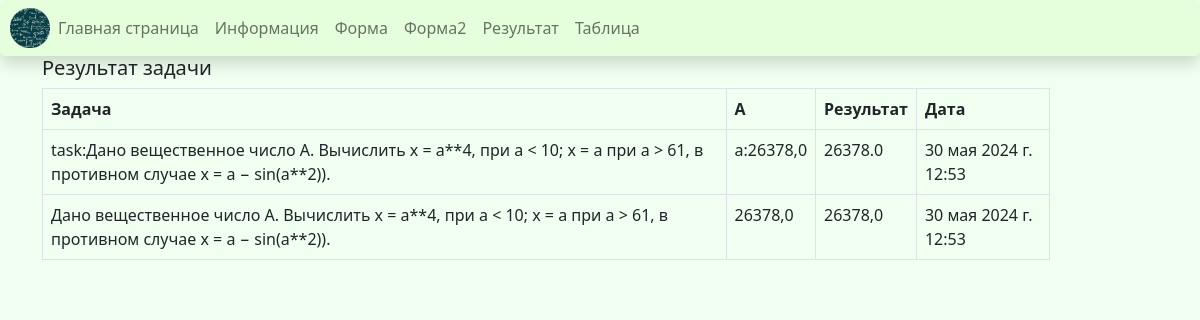
Page /task_result/ on the committed database.
### app_1/models.py (models this page shows)
class TaskModel(models.Model):
    task = models.CharField(
        verbose_name="Формулировка задачи",
        default="Дано вещественное число A. Вычислить x = a**4, при a < 10; x = a при a > 61, в противном случае x  = a − sin(a**2)).",
        max_length=255,
    )
    a = models.FloatField(
        verbose_name="Значение А",
        default=0,
    )
    result = models.FloatField(
        verbose_name="Результат",
        default=0,
    )
    current_date = models.DateTimeField(
        verbose_name="Дата изменения(save)",
        default=datetime.now(tz=timezone.utc),
    )
    def __str__(self):
        return f"{self.id}&{self.task}"
    class Meta:
        verbose_name = "Таблица задачи"
        verbose_name_plural = "Таблицы задачи"
        ordering = ("-id", "-a")

### app_1/views.py (the view)
# urls.py: path('task_result/', views.task_result, name='task_result'),
def task_result(request):
    object_list = TaskModel.objects.all().order_by("-id")
    print('\nobjects_list: ', object_list)
    last_object = object_list.values('task', 'a')[0]
    print('\nlast_object: ', last_object)
    task_formulation = object_list.values('task')[0]
    task_id = object_list.values('id')[0]['id']
    print('\ntask id: ', task_id, 'task_formulation: ', task_formulation)
    result = solution(last_object['a'])
    print('\nresult: ', result)
    update_obj = TaskModel.objects.filter(id=task_id)
    update_result = result
    update_obj.update(result=update_result)
    values_list = object_list.values_list()[0]
    print("\nvalues_list: ", values_list)
    task_formulation = values_list[1]
    print("\ntask_formulation: ", task_formulation)
    last_values = [values_list[1], values_list[2], values_list[3], values_list[4]]
    print("\nlast_values:", last_values)
    context = {
        "last_object": last_object,
        "task_formulation": task_formulation,
        "last_values": last_values,
        "result": result,
        "data": values_list[4],
    }
    return render(request, "task_result.html", context)

### app_1/views.py (called while the page is built)
def solution(a: float):
    if a < 10:
        result = str((a**4).__round__(3))
    elif a > 61:
        result = str(a)
    else:
        result = str((a - math.sin(a**2)).__round__(3))
    return result

### templates/task_result.html (shortened to what this page needs)
{% extends 'layout.html' %}
{% block main %}
    <h5>Результат задачи</h5>
    <table class="table table-bordered">
        <thead>
        <tr>
            <th scope="col">Задача</th>
            <th scope="col">A</th>
            <th scope="col">Результат</th>
            <th scope="col">Дата</th>
        </tr>
        </thead>
        <tbody style="border-top: 0px;">
        <tr>
            {% for key, value in last_object.items %}
                <td>{{ key }}:{{ value }}</td>
            {% endfor %}
            <td>{{ result }}</td>
            <td>{{data}}</td>
        </tr>
        <tr>
            {% for item in last_values %}
                <td>{{ item }}</td>
            {% endfor %}
        </tr>
        </tbody>
    </table>
{% endblock %}

### static/css/styles.css (style rules this page uses)
body { width: 100%; margin: 0px auto; background-color: #f0fff0; background-repeat: no-repeat; background-position: center; background-size: cover; -webkit-background-size: cover; -moz-background-size: cover; -o-background-size: cover; align-items: center; }

### rows in the picture
TaskModel: current_date "30 мая 2024 г. 12:53", last_values "Дано вещественное число A. Вычислить x = a**4, при a < 10; x = a при a > 61, в противном случае x = a − sin(a**2))." "26378,0" "26378,0" "30 мая 2024 г. 12:53"

### other values in the picture
{{ key }} "task" "a"
{{ value }} "Дано вещественное число A. Вычислить x = a**4, при a < 10; x = a при a > 61, в противном случае x = a − sin(a**2))." "26378,0"
{{ result }} "26378.0"
